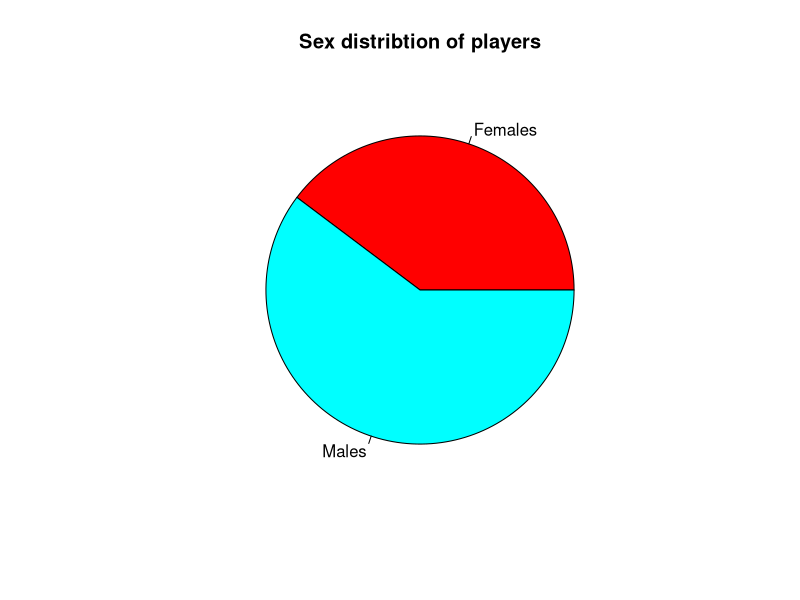
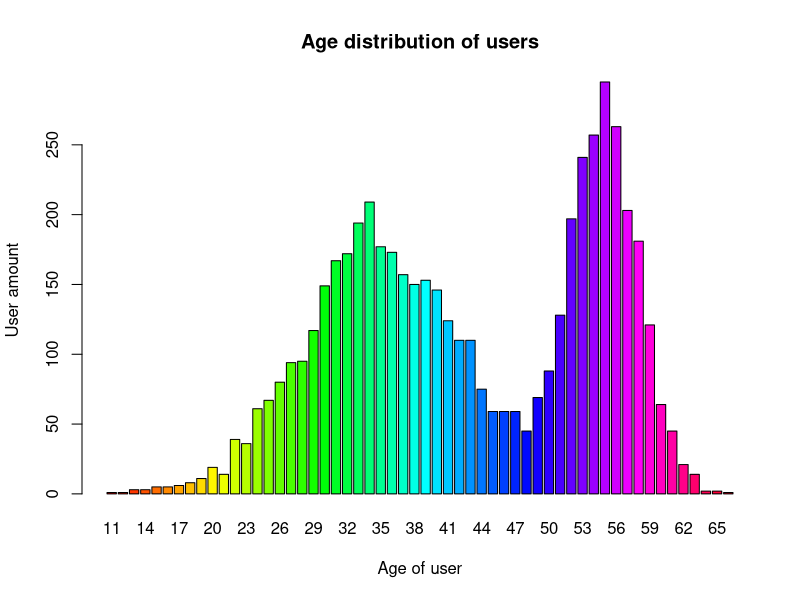
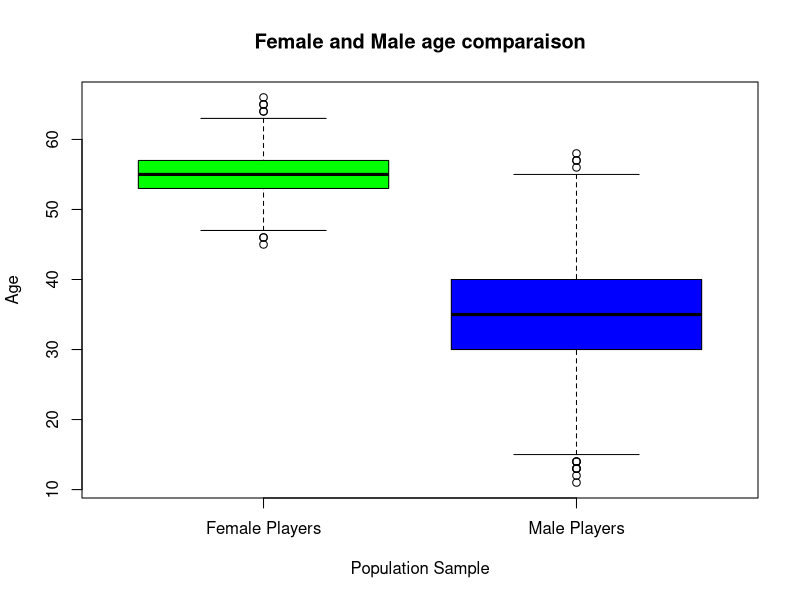
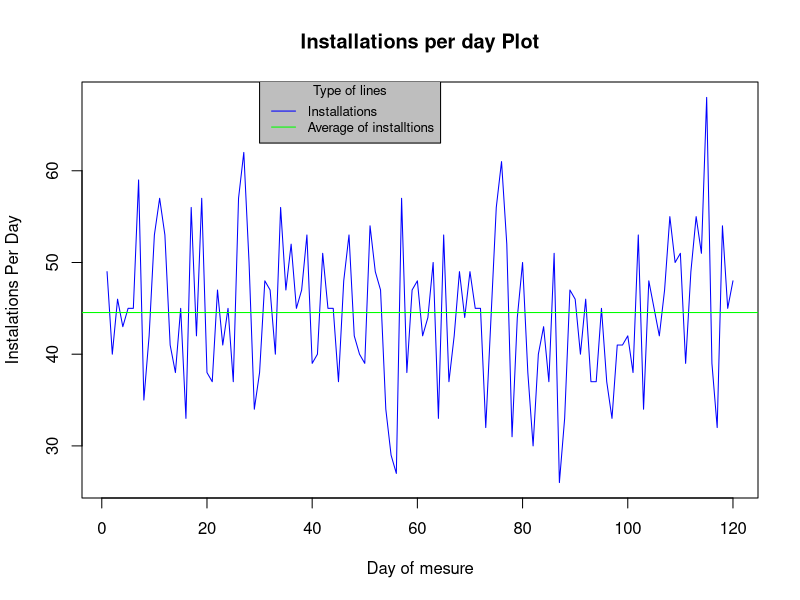
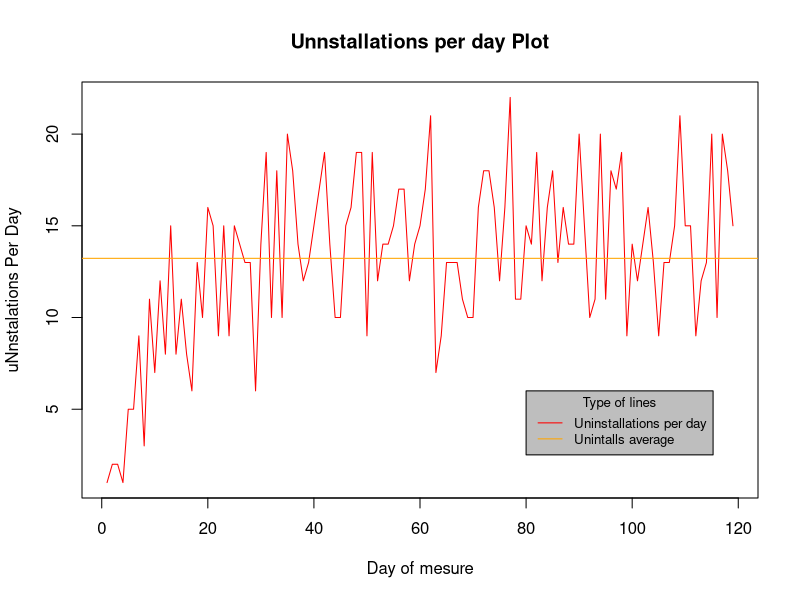
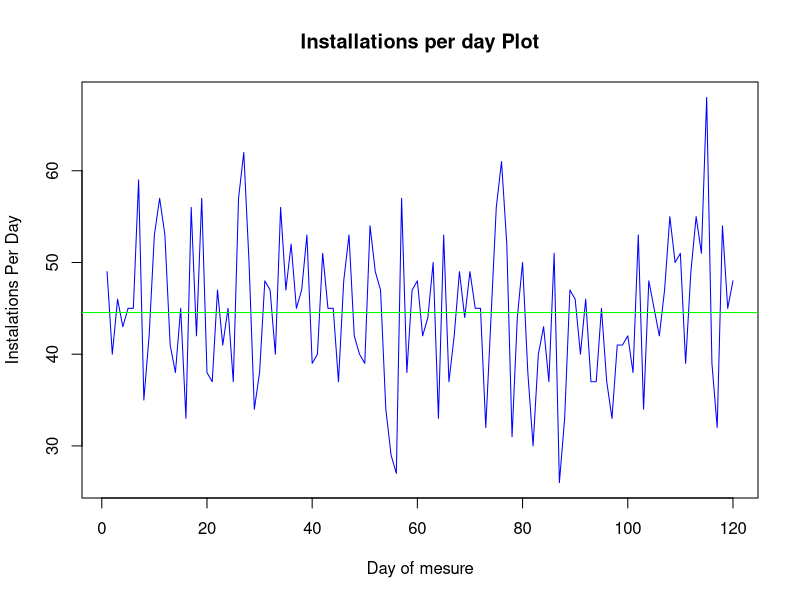
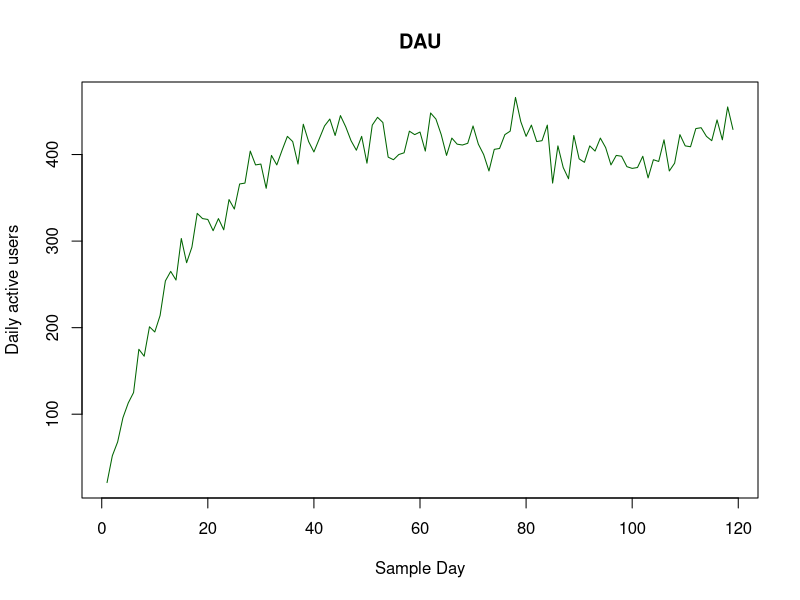
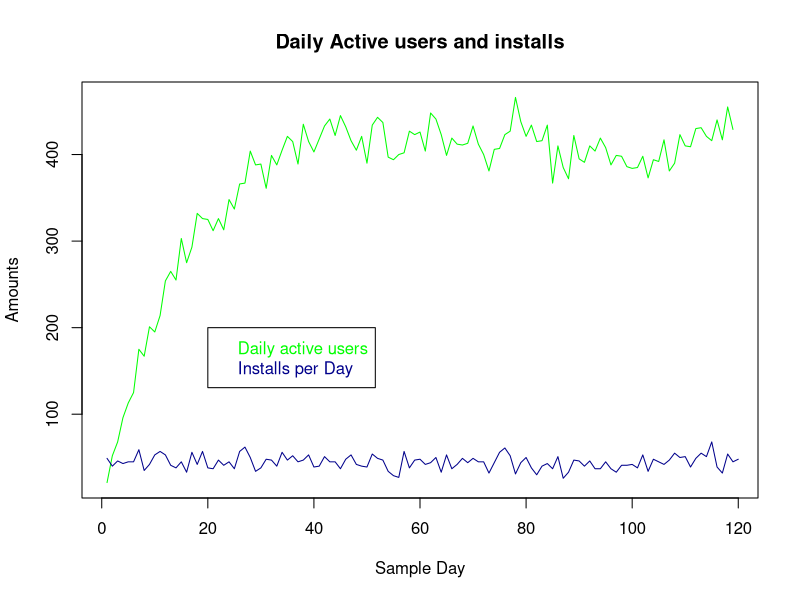

Write the R code that produced these figures, in order. (Note: a time limit stopped this script after it produced the figures.)
## ---- chunk 1

# Librerias en uso
library("knitr")
library("dplyr")
library("lubridate")
library("ggplot2")

## ---- chunk 2
  
  #INIT_BLOCK--------------------------------------------------------------//
  trackingData = read.csv("tracking.csv", sep = ",", na.strings = "NA")
  colnames(trackingData)[4] = "SessionLenght"
  colnames(trackingData)[5] = "MoneySpent"
  #//INIT_BLOCK------------------------------------------------------------//

  daysOfTracking = length(unique(trackingData$Date))
  
  #SHOW
  daysOfTracking #Hace Falta mostrarlo?
  paste("El total de dias de tracking es de unos ", daysOfTracking, " lo cual equivale a 4 meses de analisis")

## ---- chunk 3
  
  #INIT_BLOCK--------------------------------------------------------------//
  trackingData = read.csv("tracking.csv", sep = ",", na.strings = "NA")
  colnames(trackingData)[4] = "SessionLenght"
  colnames(trackingData)[5] = "MoneySpent"

  #usersData = read.csv("users.csv", sep = ",", na.strings = "NA") 
    #--> Porque lo leias?
  #//INIT_BLOCK------------------------------------------------------------//
  
  usersInstalledTheGame = unique(trackingData$UserID[trackingData$Action == "Install"])
  usersInstalledGameAmount = length(usersInstalledTheGame)
  
  #SHOW
  usersInstalledGameAmount #Hace Falta mostrarlo?
  paste("Las instalaciones son notorias sumando un total de ", usersInstalledGameAmount)
## ---- chunk 4

  #INIT_BLOCK--------------------------------------------------------------//
  trackingData = read.csv("tracking.csv", sep = ",", na.strings = "NA")
  colnames(trackingData)[4] = "SessionLenght"
  colnames(trackingData)[5] = "MoneySpent"
  #//INIT_BLOCK------------------------------------------------------------//

  usersPlayedGame = unique(trackingData$UserID[trackingData$Action == "Session"])
  usersPlayedGameAmount = length(usersPlayedGame)
  
  #SHOW
  usersPlayedGameAmount #Hace Falta mostrarlo?
  paste("De los usuarios que han jugado encontramos que " , usersPlayedGameAmount, " han jugado al juego")

## ---- chunk 5

  #INIT_BLOCK--------------------------------------------------------------//
  trackingData = read.csv("tracking.csv", sep = ",", na.strings = "NA")
  colnames(trackingData)[4] = "SessionLenght"
  colnames(trackingData)[5] = "MoneySpent"
  #//INIT_BLOCK------------------------------------------------------------//

  usersUninstalledGame = unique(trackingData$UserID[trackingData$Action == "Uninstall"])
  usersUninstalledGameAmount = length(usersUninstalledGame)
  
  #SHOW
  usersUninstalledGameAmount #Hace Falta mostrarlo?
  paste("Los usuarios que han desintalado el juego, sin importar si lo juegan o no es de ", usersUninstalledGameAmount)

## ---- chunk 6

  #CREO QUE ES INCORRECTO ESTE CALCULO. AQUI ESTAS HACIENDO MEDIA DE LA DURACION DE LAS SESIONES. NO DEL NUMERO DE SESIONES QUE HA HABIDO.
  #-------------------------------------------------------------------------------------------------------------------------------
  #sessionSelection = trackingData[trackingData$Action == "Session",]
  #sessionAverage = mean(sessionSelection$SessionLenght)
  #sessionAverage
        #pipe de UNIX Buscar
  #data.frame(usersInstalledGameAmount,usersUninstalledGameAmount,usersPlayedGameAmount,sessionAverage) %>% t() %>% kable() 
        #t() cambia columnas por hileras
        #las pipes sirven para pasar datos de una funcion u objeto a otro 
  #paste("Por lo general encontramos que una cuarta parte de nuestras instalaciones han desintalado el juego en el periodo de los cuatro meses. Ademas casi la totalidad de los usuarios que han instalado el juego han jugado a este siendo una muy pequeña parte la cual ha desinstalado el juego antes de jugarlo.")
  #-------------------------------------------------------------------------------------------------------------------------------

  #CREO QUE ES ESTE CALCULO.
  #-------------------------------------------------------------------------------------------------------------------------------
  
  #INIT_BLOCK--------------------------------------------------------------//
  trackingData = read.csv("tracking.csv", sep = ",", na.strings = "NA")
  colnames(trackingData)[4] = "SessionLenght"
  colnames(trackingData)[5] = "MoneySpent"
  #//INIT_BLOCK------------------------------------------------------------//
  
  temp = trackingData[which(trackingData$Action == "Session"),]
  userSessionFreq = data.frame(table(temp$UserID))
  averageNofSessions = mean(userSessionFreq$Freq)
  
  #SHOW
  averageNofSessions #Hace Falta mostrarlo?
  paste("La media de número de sesiones realizadas por los usuarios es de ", averageNofSessions, "sesiones. Sobre este valor, hay que tener en cuenta que hay usuarios que aún habiendo instalado el juego, no han jugado.")
  
  #-------------------------------------------------------------------------------------------------------------------------------

## ---- chunk 7

  #INIT_BLOCK--------------------------------------------------------------//
  usersData = read.csv("users.csv", sep = ",", na.strings = "NA") 
  #//INIT_BLOCK------------------------------------------------------------//

  #SHOW
  pie(table(usersData$sex), 
      main = "Sex distribtion of players", 
      labels = c("Females", "Males"), 
      col = rainbow(length(table(usersData$sex)))
      )
  
  print("Es apreciable una clara diferencia entre el numero de jugadores y jugadoras dentro de la muestra obtenida. Esto nos indica claramente que el publico principal del juego son hombres")
  
  barplot(table(usersData$age), 
          main = "Age distribution of users", 
          col = rainbow(length(table(usersData$age))),
          ylab = "User amount",
          xlab = "Age of user"
          )
  
  #print("VALORACION GRAFICO EDADES")
  
## ---- chunk 8
  
# FEMALES ------------------------------------------------------ //
  femaleSegment = usersData[usersData$sex == "F",]
# MALES  ------------------------------------------------------ //
  maleSegment = usersData[usersData$sex == "M",]

  boxplot(femaleSegment$age, maleSegment$age, 
          main = "Female and Male age comparaison",
          names = c("Female Players", "Male Players"),
          col = c("Green","Blue"),
          ylab = "Age",
          xlab = "Population Sample")

  print ("El grafico nos muestra que existe una diferencia sustancial entre la edad en la cual las mujeres juegan y la edad en la que los hombres juegan. Encontramos una diferencia de edad de diez años entre las medias de ambos grupos. Lo que tambien es curioso es que los hombres de mas edad no juegan tanto como las mujeres de esa misma edad lo cual puede darse por varios motivos siendo uno de estos la menor esperanza de vida o la posibilidad de que no existan productos de entretenimiento adecuados para hombres de dicha edad")

# Conclusión ----------------------------------------------------- //
  print("Conclusión")
  print("Encontramos que en este juego la mayoria de usuarios que lo juegan son hombres que en su mayoria se encuentran entre 30 y 40 años. Estos forman aproximadamente un 60% de la poblacion del juego. Encontramos ademas que el juego atrae la atencion de mujeres de entre 53 y 57 años. Estas ocupan un 40% aproximadamente de la muestra obtenida. En caso de necesidad seria primario centrarse en satisfacer al publico masculino antes que al femenino (en caso de necesidad claro esta).")
# ----------------------------------------------------------------- //

## ---- chunk 9

  library(dplyr)
# daysOfMesure = unique(trackingData$Date)

# Guardamos un data set solo con las instalaciones
  temporalTrackingData = trackingData[trackingData$Action == "Install",]

  installationsPerDay = temporalTrackingData %>% group_by(Date) %>% summarise(Installs = length(Action))
  installationsPerDay
  
  installsAverage = mean(installationsPerDay$Installs)
  installsAverage

  plot(installationsPerDay$Installs,
     main = "Installations per day Plot",
     ylab = "Instalations Per Day",
     xlab = "Day of mesure",
     type = "l",
     col = "blue"
     )
  abline(h = installsAverage, col = "green")
  legend(x = 30, y = 70,
       legend = c("Installations","Average of installtions"),
       bg = "grey",
       col=c("blue", "green"), 
       lty=1:1, 
       cex=0.8,
       title = "Type of lines")

  paste(" Por lo que indica el grafico podemos ver que las instalaciones medias al dia son unas ", installsAverage, " Es curiosa la tendencia de cada x dias sufrir una caida importante en cuanto a intalaciones. Esto puede deberse a las actividades externas. Debido a la edad de los jugadores podemos suponer que son momentos relacionados con la vida social y familiar ")




## ---- chunk 10
  library(dplyr)

# UNINSTALLS PER DAY
  temporalTrackingData = trackingData[trackingData$Action == "Uninstall",]

  unInstallationsPerDay = temporalTrackingData %>% group_by(Date) %>% summarise(Uninstalls = length(Action))
  unInstallationsPerDay

  uninstallsAverage = mean(unInstallationsPerDay$Uninstalls)
  uninstallsAverage

  plot(unInstallationsPerDay$Uninstalls ,
     main = "Unnstallations per day Plot",
     ylab = "uNnstalations Per Day" ,
     xlab = "Day of mesure",
     type = "l",
     col = "red"
     ) 
  abline(h = uninstallsAverage, col = "orange")
  legend(80,6,legend = c("Uninstallations per day","Unintalls average"),bg = "grey",
       col=c("red", "orange"), lty=1:1, cex=0.8,
       title = "Type of lines")  


  paste ("Por suerte parece que la media de desintalaciones de la muestra ( ", uninstallsAverage, " ) es inferior a la media de instalaciones ( ", installsAverage, " lo cual es positivo debido a que significa que la poblacion formada por los usuarios con el juego instalado aumenta (esto no significa que lo jueguen). Si puediera superponer los graficos podria dar mas infomraicon pero por desgracia no consigo hacerlo por el momento")

# Joined representation of installs and uninstalls

# NO ESTOY SIENDO CAPAZ DE DIBUJAR AMBOS GRAFICOS JUNTOS, EN ESTA OCASION NO SE PORQUE NO ESTA FUNCINOANDO


  plot(x = installationsPerDay$Installs,
     main = "Installations per day Plot",
     ylab = "Instalations Per Day",
     xlab = "Day of mesure",
     type = "l",
     col = c("blue","red")
     ) 
  abline(h = installsAverage, col = "green")
  lines(unInstallationsPerDay$Uninstalls,
     type = "l",
     col = "red"
     ) 
  abline(h = uninstallsAverage, col = "orange")






## ---- chunk 11

## Compute DAU (Daily Active Users) along the days of the tracking period

  dte = as.Date(trackingData$Date)
  trackingData$Date = NULL;
  trackingData$Date = dte;

  trackingDataOnlySesions = trackingData[trackingData$Action == "Session",]
# trackingDataOnlySesions  

  sesionsPerDay = as.numeric(table(trackingDataOnlySesions$Date))

  sesionsPerDayWithMonth = as.data.frame(sesionsPerDay)
  sesionsPerDayWithMonth$Month = month(as.POSIXlt(unique( trackingDataOnlySesions$Date), format="%d/%m/%Y"))
  sesionsPerDayWithMonth

  plot(sesionsPerDay,
     type = "l",
     xlab = "Sample Day", 
     ylab = "Daily active users",
     main = "DAU",
     col = "dark green")

  paste("Poco depsues del primer mes podemos observar una estabilizacion de los usuarios activos del dia lo cual puede deberse a diversos motivos entre los cuales podemos encontrar primeramente un mayor numero de usuarios o una mayor retencion (especulacion). Por lo general es un crecimiento positivo aunque acaba estancandose alrededor de los 400 a partir del primer mes")

## ---- chunk 12

  plot(sesionsPerDay,type = "l",
     xlab = "Sample Day", 
     ylab = "Amounts",
     col = "green", 
     main = "Daily Active users and installs")
  lines(installationsPerDay, col= "dark blue" )
  legend (x = 20, y = 200,
        legend = c ("Daily active users" , "Installs per Day"), 
        col = c("green", "dark blue"),
        text.col = c("green","dark blue"))

  paste("ADVERTENCIA: Es posible que este grafico no se vea tal y como es en la preview de rStudio")
  paste(" Como se podria esperar el ritmo de instalaciones durante el periodo de analisis se mantiene bastante estable con pequeños despuntes. Debido a las instalaciones que se realizan cada dia encontramos con que dia a dia los usuarios diarios activos")

#####
# Ejemplo
#x <- seq(-pi, pi, len = 65)
#plot(x, sin(x), type = "l", ylim = c(-1.2, 1.8), col = 3, lty = 2)
#points(x, cos(x), pch = 3, col = 4)
#lines(x, tan(x), type = "b", lty = 1, pch = 4, col = 6)
#title("legend(..., lty = c(2, -1, 1), pch = c(NA, 3, 4), merge = TRUE)",
#      cex.main = 1.1)
#legend(-1, 1.9, c("sin", "cos", "tan"), col = c(3, 4, 6),
#       text.col = "green4", lty = c(2, -1, 1), pch = c(NA, 3, 4),
#       merge = TRUE, bg = "gray90")
#####

## ---- chunk 13
 
# Dates Info
# https://www.stat.berkeley.edu/~s133/dates.html

# Separemos cada mes y guardemos en este sus usuarios no repetidos

  monthsOfAnalisis = unique(month(as.POSIXlt(trackingData$Date, format="%d/%m/%Y")))
  monthsOfAnalisis
  trackingData$Month = month(as.POSIXlt(trackingData$Date, format="%d/%m/%Y"))
  monthsOfAnalisisName = unique(months(trackingData$Date))
  monthsOfAnalisisName


  GetUniqueUsersOfMonth = function(monthNumericIdentificator, dataStructure) {
      if(monthNumericIdentificator < 1 || monthNumericIdentificator > 12) {
        print("Unable to operate with month")
        return(NULL)
      }
      # Comparamos el mes de cada entrada dentro de la estructura de datos y lo comparamos con el mes que le hemos pedido que anlize
      monthDataFrame = dataStructure[ month(as.POSIXlt(trackingData$Date, format="%d/%m/%Y")) == monthNumericIdentificator, ]
      print("SUCCESS!")
      return (monthDataFrame)
  }

  maus = rep(1,length(monthsOfAnalisis))
  iterationIndex = 0
  # Iteramos por cada uno de los meses del analisis
  for(mth in monthsOfAnalisis) {
    iterationIndex = iterationIndex + 1
    monthDataFrame = GetUniqueUsersOfMonth(mth,trackingData)
    monthDataFrameOnlySesions = monthDataFrame[monthDataFrame$Action == "Session",]
    # cojemos de el data frame del mes la cantidad de entradas
    activeUsersOfMonth = as.numeric( table( monthDataFrameOnlySesions$Date)  )
    maus[iterationIndex] = activeUsersOfMonth
  }
# Generamos el plot

  plot (maus, 
      type = "l",
      xlab = "Month",
      ylab = "MAUU"
      ,xaxt="n", 
      col = "dark red",
      main = "MAUU per month of analisis")
  axis(side = 1,
     at = c(1,2,3,4),
     labels = monthsOfAnalisisName)

  paste("En la primera fase del despliegue del producto el MAUU parecer ser muy pequeño. Esto puedew deberse (y posiblemente se deba) a que la poblacion de jugadores diarios es aun muy limitada. En los siguientes meses se nota un incremento muy importante debido a que la poblacion ya esta establecida.")

## ---- chunk 14
  
  # Primero debemos saber el DAU --> Ya lo sabemos
  # Y despues conocer el MAUU del mes --> Ya lo tenemos

  #maus                # el mauu de cada mes
  #sesionsPerDayWithMonth       # BASICAMENTE EL DAU DE CADA DIA junto con el mes del cual sale
  #monthsOfAnalisis
  
  # separate the sesions per each month
  sesionsOfFirstMonth = sesionsPerDayWithMonth[sesionsPerDayWithMonth$Month == monthsOfAnalisis[1],]
  sesionsSecondMonth = sesionsPerDayWithMonth[sesionsPerDayWithMonth$Month == monthsOfAnalisis[2],]
  sesionsThirdMonth = sesionsPerDayWithMonth[sesionsPerDayWithMonth$Month == monthsOfAnalisis[3],]
  sesionsForthMonth = sesionsPerDayWithMonth[sesionsPerDayWithMonth$Month == monthsOfAnalisis[4],]
  
  sesionsOfFirstMonth
  maus[1]
  sesionsSecondMonth
  maus[2]             # hay un aumento muy imporntate en el mau de un mes para el otro
  sesionsThirdMonth
  maus[3]
  sesionsForthMonth
  maus[4]
  
  # Get for each day the relatio between the sesions / MAUU of the month of the day
  # first month sesions
  
  dauMauuFirstMonth = sesionsOfFirstMonth$sesionsPerDay / maus[1]
  dauMauuSecondMonth = sesionsSecondMonth$sesionsPerDay / maus[2]
  dauMauuThirdMonth = sesionsThirdMonth$sesionsPerDay / maus[3]
  dauMauuForthMonth = sesionsForthMonth$sesionsPerDay / maus[4]
  
  dauMauuAglomerated = c(dauMauuFirstMonth,dauMauuSecondMonth, dauMauuThirdMonth, dauMauuForthMonth)
  dauMauuAglomerated
  
  plot(dauMauuAglomerated)

## ---- chunk 15
  
  # no estoy seguro de si es esto lo que pide
  averageDauMaus = rep(-1,length(monthsOfAnalisis))
  averageDauMaus[1] = mean(dauMauuAglomerated[1])
  averageDauMaus[2] = mean(dauMauuAglomerated[2])
  averageDauMaus[3] = mean(dauMauuAglomerated[3])
  averageDauMaus[4] = mean(dauMauuAglomerated[4])
  
  averageDauMaus
  plot(averageDauMaus)
  
  # o esto (media de los dau de un mes partido el mauu de este)
  averageDaus = rep(-1,length(monthsOfAnalisis))
  averageDaus[1] = mean(sesionsOfFirstMonth$sesionsPerDay)
  averageDaus[2] = mean(sesionsSecondMonth$sesionsPerDay)
  averageDaus[3] = mean(sesionsThirdMonth$sesionsPerDay)
  averageDaus[4] = mean(sesionsForthMonth$sesionsPerDay)
  
  averageDauMauPerMonth = averageDaus / maus
  averageDauMauPerMonth
  
  plot (averageDauMauPerMonth, 
        xlab = "Months",
        ylab = "Average DAU/MAUU per month",
        type ="l",
        col = "blue")
  
## ---- chunk 16
  
  #INIT_BLOCK--------------------------------------------------------------//
  trackingData = read.csv("tracking.csv", sep = ",", na.strings = "NA")
  colnames(trackingData)[4] = "SessionLenght"
  colnames(trackingData)[5] = "MoneySpent"
  #//INIT_BLOCK------------------------------------------------------------//
  
  temp = trackingData[which(trackingData$Action == "Session"),]
  userSessionFreq = data.frame(table(temp$UserID))
  averageNofSessions = mean(userSessionFreq$Freq)
  
  #SHOW
  #mostrar la de cada usuario, el average total no hace falta no?
  
## ---- chunk 17
  
  #INIT_BLOCK--------------------------------------------------------------//
  trackingData = read.csv("tracking.csv", sep = ",", na.strings = "NA")
  colnames(trackingData)[4] = "SessionLenght"
  colnames(trackingData)[5] = "MoneySpent"
  #//INIT_BLOCK------------------------------------------------------------//
  
  temp = trackingData[which(trackingData$Action == "Session"),]
  userSessionsAverage = data.frame(summarise(group_by(temp,UserID), TimeSession = mean(SessionLenght)))
  userSessionsAverageSD = data.frame(summarise(group_by(temp,UserID), TimeSession = sd(SessionLenght)))
  AvgTimeSpent = mean(userSessionsAverage$TimeSession)
  AvgStandarDeviation = mean(userSessionsAverageSD$TimeSession)
  
  #SHOW
  AvgTimeSpent
  AvgStandarDeviation
  #Mostrar en graficos el de cada usuario?
  
## ---- chunk 18
  
  #INIT_BLOCK--------------------------------------------------------------//
  trackingData = read.csv("tracking.csv", sep = ",", na.strings = "NA")
  colnames(trackingData)[4] = "SessionLenght"
  colnames(trackingData)[5] = "MoneySpent"

  usersData = read.csv("users.csv", sep = ",", na.strings ="NA") 
  #//INIT_BLOCK------------------------------------------------------------//

  temp = trackingData[which(trackingData$Action == "Session"),]

  result = data.frame(cbind(UserID = as.character(usersData$UserID), AverageTimeBetweenSessions = rep("", nrow(usersData))), stringsAsFactors = FALSE)

  #check = temp[temp$UserID == "ID20005210",]
  
  #FOR a mejorar y optimizar ---> 7 minutos de cálculo...
  for(user in result$UserID){
    prevDate = 0
    sumTotal = 0
    dates = c(as.character(temp[which(temp$UserID == user),]$Date))
    if(length(dates)>1){
      for (date in dates) {
        if (prevDate!=0) {
            sumTotal = sumTotal + as.numeric(as.character((as_date(as.character(date)) - as_date(as.character(prevDate)))))
        }
        prevDate = date
      }
      result[which(result$UserID == user), "AverageTimeBetweenSessions"] = sumTotal/(length(dates)-1)
    }else{
      result[which(result$UserID == user), "AverageTimeBetweenSessions"] = 0
    }
  }

  #SHOW
  #result
  
## ---- chunk 19
  
#Ya que mi Dani actual esta fuera de servicio te he dejado algo que puede serte de ayuda de parte de mi Dani pasado... Si no lo encuentras es que necesitas mas las gafas que yo :D 



## ---- chunk 20

  #INIT_BLOCK--------------------------------------------------------------//
  trackingData = read.csv("tracking.csv", sep = ",", na.strings = "NA")
  colnames(trackingData)[4] = "SessionLenght"
  colnames(trackingData)[5] = "MoneySpent"
  #//INIT_BLOCK------------------------------------------------------------//

  temp = trackingData[which(trackingData$Action == "Install"),]
  usersDateInstalledTheGame = data.frame(UserID=temp$UserID, DateInstall=temp$Date)

  temp = trackingData[which(trackingData$Action == "Uninstall"),]
  usersDateUninstalledTheGame = data.frame(UserID=temp$UserID, DateUnistall=temp$Date)

  usersDatesLifeTime = merge(usersDateInstalledTheGame,usersDateUninstalledTheGame, all.y=TRUE)

  usersDatesLifeTime = data.frame(usersDatesLifeTime,LifeTime=as_date(as.character(usersDatesLifeTime$DateUnistall)) - as_date(as.character(usersDatesLifeTime$DateInstall)))

  LT_average = mean(usersDatesLifeTime$LifeTime)
  
  #SHOW
  #usersDatesLifeTime$LifeTime
  LT_average

## ---- chunk 21
  
  #INIT_BLOCK--------------------------------------------------------------//
  trackingData = read.csv("tracking.csv", sep = ",", na.strings = "NA")
  colnames(trackingData)[4] = "SessionLenght"
  colnames(trackingData)[5] = "MoneySpent"
  #//INIT_BLOCK------------------------------------------------------------//
  
  temp = trackingData[which(trackingData$Action == "Session"),]
  usersDateSessionsMoneySpent = data.frame(UserID=temp$UserID, Date=temp$Date, Money=temp$MoneySpent, DateMonth=month(as.POSIXlt(temp$Date, format="%Y-%m-%d")))
  
  sum(usersDateSessionsMoneySpent$Money)
  summarise(group_by(usersDateSessionsMoneySpent,Date),Revenue=sum(Money))
  summarise(group_by(usersDateSessionsMoneySpent,DateMonth), Revenue=sum(Money))

  #SHOW

## ---- chunk 22

  #INIT_BLOCK--------------------------------------------------------------//
  trackingData = read.csv("tracking.csv", sep = ",", na.strings = "NA")
  colnames(trackingData)[4] = "SessionLenght"
  colnames(trackingData)[5] = "MoneySpent"
  
  usersData = read.csv("users.csv",sep = ",", na.strings ="NA") 
  #//INIT_BLOCK------------------------------------------------------------//
  
  temp = trackingData[which(trackingData$Action == "Session"),]
  usersMoneySpent = data.frame(UserID=temp$UserID, Money=temp$MoneySpent)
  usersMoneySpent = usersMoneySpent[usersMoneySpent$Money>0,]
  usersMoneySpent = data.frame(summarise(group_by(usersMoneySpent,UserID), Revenue=sum(Money)))
  
  CR = nrow(usersMoneySpent)/nrow(usersData)

  #SHOW
## ---- chunk 23

  #INIT_BLOCK--------------------------------------------------------------//
  trackingData = read.csv("tracking.csv", sep = ",", na.strings = "NA")
  colnames(trackingData)[4] = "SessionLenght"
  colnames(trackingData)[5] = "MoneySpent"
  
  usersData = read.csv("users.csv",sep = ",", na.strings ="NA") 
  #//INIT_BLOCK------------------------------------------------------------//  

  temp = trackingData[which(trackingData$Action == "Session"),]
  usersMoneySpent = data.frame(UserID=temp$UserID, Money=temp$MoneySpent)
  usersMoneySpent = usersMoneySpent[usersMoneySpent$Money>0,]
  usersMoneySpent = data.frame(summarise(group_by(usersMoneySpent,UserID), Revenue=sum(Money)))

  TotalRevenue = sum(usersMoneySpent$Revenue) 
  Users = nrow(data.frame(summarise(group_by(usersData, UserID))))
  PayUsers = nrow(usersMoneySpent)

  ARPU = TotalRevenue/Users
  ARPPU = TotalRevenue/PayUsers

  #SHOW

## ---- chunk 24
  
  #INIT_BLOCK--------------------------------------------------------------//
  trackingData = read.csv("tracking.csv", sep = ",", na.strings = "NA")
  colnames(trackingData)[4] = "SessionLenght"
  colnames(trackingData)[5] = "MoneySpent"
  #//INIT_BLOCK------------------------------------------------------------//


  temp = trackingData[which(trackingData$Action == "Uninstall"),]
  usersChurn = data.frame(UserID=temp$UserID)
  
  temp = trackingData[which(trackingData$Action == "Session"),]
  usersMoneySpent = data.frame(UserID=temp$UserID, Money=temp$MoneySpent)
  usersMoneySpent = data.frame(summarise(group_by(usersMoneySpent,UserID), Revenue=sum(Money)))
  
  usersLTV = merge(usersChurn,usersMoneySpent, all.x=TRUE)
  usersLTV[is.na(usersLTV$Revenue),'Revenue'] = 0
  LTV = mean(usersLTV$Revenue)
  
  #SHOW
## ---- chunk 25

## ---- chunk 26
